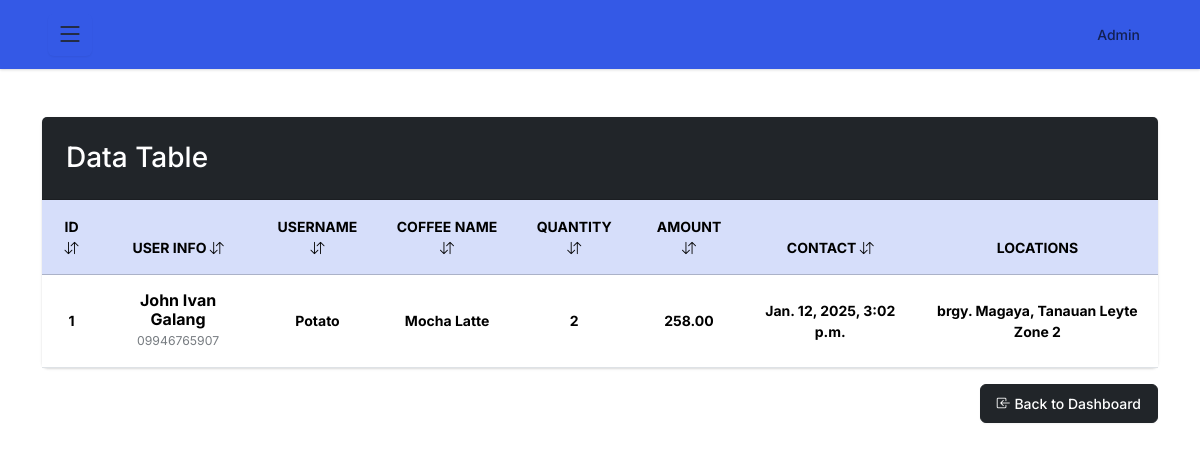
/user-admin/order-records/ (signed in), run on an earlier commit of the app's database.
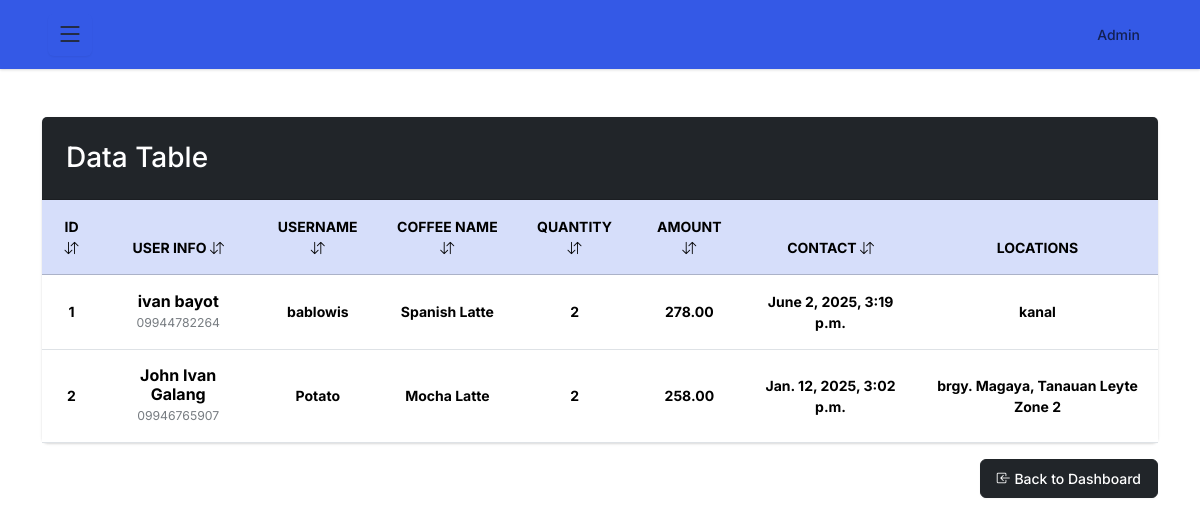
And on a later commit of the database.
### z_admin/models.py (models this page shows, shortened)
class Order(models.Model): # This is the model for the orders
    coffee = models.ForeignKey(Coffee, on_delete=models.CASCADE, related_name="coffees")
    user = models.ForeignKey('z_user.User_Account', on_delete=models.CASCADE)  # Connect to user account
    quantity = models.IntegerField(default=0)
    order_at = models.DateTimeField(auto_now_add=True)
    class Meta:
        verbose_name = "Order"
        verbose_name_plural = "Orders"
        ordering = ['-order_at']

class Coffee(models.Model): # This is the model for the coffee
    name = models.CharField(max_length=150)
    price = models.DecimalField(max_digits=10, decimal_places=2)
    image = models.ImageField(upload_to=img_path, default="default.jpg", blank=True,)
    created_at = models.DateTimeField(auto_now_add=True)
    class Meta:
        verbose_name = "Coffee"
        verbose_name_plural = "Coffees"
        ordering = ['-created_at']

### z_user/models.py (models this page shows, shortened)
class User_Account(models.Model):
    username = models.CharField(max_length=50)
    first_name = models.CharField(max_length=50, default="default") #
    last_name = models.CharField(max_length=50, default="default") #
    phone_number = models.CharField(max_length=50, default="default") #
    email = models.EmailField(max_length=50)
    password = models.CharField(max_length=50)
    location = models.CharField(max_length=50, default="default") #
    created_at = models.DateTimeField(auto_now_add=True)
    class Meta:
        verbose_name = "User Account"
        verbose_name_plural = "User Accounts"
        ordering = ['-created_at']

### z_admin/views.py (the view)
# urls.py: path('order-records/', views.order_records, name='order-records'), # READ
@login_required(login_url='admin-login')
def order_records(request):
    order_of_users = Order.objects.all()
    for order in order_of_users:
        product = order.quantity * order.coffee.price
        order.total = product
    context = {
        "orders": order_of_users,
    }
    return render(request, 'temp_admin/admin-order.html', context)

### templates/temp_admin/admin-order.html (shortened to what this page needs)
{% extends "temp_admin/base.html" %}
{% block content %}
<div class="container py-5">
    <div class="card shadow-lg border-0">
        <div class="card-header bg-dark text-white p-4">
            <div class="d-flex justify-content-between align-items-center">
                <h3 class="mb-0">Data Table</h3>
            </div>
        </div>
        <div class="card-body p-0">
            <div class="table-responsive">
                <table class="table table-hover align-middle mb-0">
                    <thead class="table-primary text-center">
                        <tr>
                            <th scope="col" class="p-3 fw-bold">
                                ID
                                <i class="bi bi-arrow-down-up"></i>
                            </th>
                            <th scope="col" class="p-3 fw-bold">
                                User Info
                                <i class="bi bi-arrow-down-up"></i>
                            </th>
                            <th scope="col" class="p-3 fw-bold">
                                Username
                                <i class="bi bi-arrow-down-up"></i>
                            </th>
                            <th scope="col" class="p-3 fw-bold">
                                Coffee Name
                                <i class="bi bi-arrow-down-up"></i>
                            </th>
                            <th scope="col" class="p-3 fw-bold">
                                Quantity
                                <i class="bi bi-arrow-down-up"></i>
                            </th>
                            <th scope="col" class="p-3 fw-bold">
                                Amount
                                <i class="bi bi-arrow-down-up"></i>
                            </th>
                            <th scope="col" class="p-3 fw-bold">
                                Contact
                                <i class="bi bi-arrow-down-up"></i>
                            </th>
                            <th scope="col" class="p-3 fw-bold">Locations</th>
                        </tr>
                    </thead>
                    <tbody>
                         {% for order in orders %}
                        <tr>
                            <td class="p-3 text-center">
                                <span class="fw-bold">{{ forloop.counter }}</span>
                            </td>
                            <td class="p-3 text-center">
                                <h6 class="mb-0 fw-bold">{{ order.user.first_name }} {{ order.user.last_name }}</h6>
                                <small class="text-muted">{{ order.user.phone_number }}</small>
                            </td>
                            <td class="p-3 text-center">
                                <span class="fw-bold">{{ order.user.username }}</span>
                            </td>
                            <td class="p-3 text-center">
                                <span class="fw-bold">{{ order.coffee.name }}</span>
                            </td>
                            <td class="p-3 text-center">
                                <span class="fw-bold">{{ order.quantity }}</span>
                            </td>
                            <td class="p-3 text-center">
                                <span class="fw-bold">{{ order.total }}</span>
                            </td>
                            <td class="p-3 text-center">
                                <span class="fw-bold">{{ order.order_at }}</span>
                            </td>
                            <td class="p-3 text-center">
                                <span class="fw-bold">{{ order.user.location }}</span>
                            </td>
                        </tr>
                        {% endfor %}
                    </tbody>
                </table>
            </div>
        </div>
    </div>
    <div class="d-flex mt-3">
        <a href="{% url 'admin-dashboard' %}" class="ms-auto btn btn-dark">
            <i class="bi bi-box-arrow-in-left"></i> Back to Dashboard
        </a>
    </div>
</div>
{% endblock %}

What changed in the data, as far as the page shows it:
added Order: user.first_name "ivan", user.last_name "bayot", user.phone_number "09944782264", user.username "bablowis", coffee.name "Spanish Latte", quantity "2", total "278.00", order_at "June 2, 2025, 3:19 p.m.", user.location "kanal"
